Frame 1 (no input): blank canvas, image omitted
Frame 60 (the mouse pressed at the canvas centre just before this capture): blank canvas, image omitted
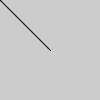
Frame 120 (the mouse held since frame 60 and released just before this capture)

The Processing sketch whose frames 1 and 60 were blank and that drew this single picture after the mouse press (run headless with seeded random() and noise(); from frame 60 on, the mouse is pressed at the canvas centre):

// Processing sketch: Class8_mouseXandY
// ── Class8_mouseXandY.pde
void setup() {
}

void draw() {
  //  background(255);
  println(mouseX + " : " + pmouseX);
  println(mouseY + " : " + pmouseY);
  line(mouseX, mouseY, pmouseX, pmouseY);
  //  ellipse(mouseX,mouseY,pmouseX,pmouseY);
}
